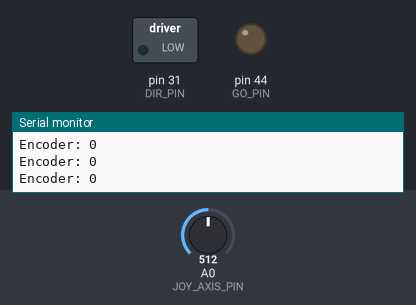
The sketch below on a simulated Arduino Mega 2560, built with avr-gcc and run on an emulated ATmega2560. Shown: switched loads named in the sketch (green lamp = pin HIGH), output pins drawn as LEDs (lit = HIGH), the last lines printed to the serial monitor. The inputs (shaded band) are chosen by the test bench; at power-on: A0 (JOY_AXIS_PIN) = 512.

Above: at 1.7 s.
1.8 s: A0 (JOY_AXIS_PIN) set to 581
3.3 s: A0 (JOY_AXIS_PIN) set to 603
At 4.5 s:
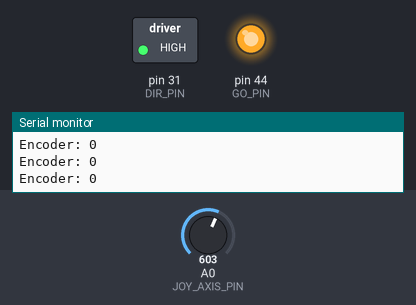
4.8 s: A0 (JOY_AXIS_PIN) set to 511
At 5.9 s:
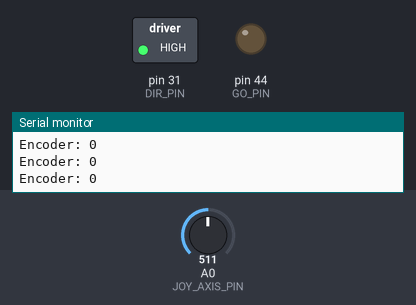
6.3 s: A0 (JOY_AXIS_PIN) set to 446
7.8 s: A0 (JOY_AXIS_PIN) set to 419
At 8.1 s:
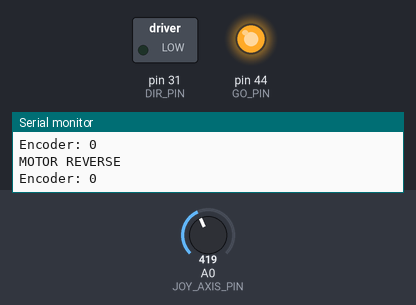
9.3 s: A0 (JOY_AXIS_PIN) set to 716
At 10.5 s:
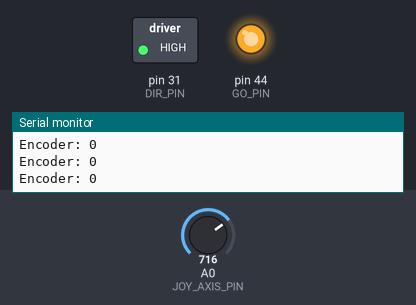
Timing chart, 0 to 11.8 s (numbered marks = the images above; inputs shaded):
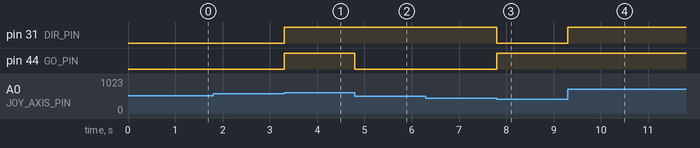

The sketch:

DCmotor_joystick.ino
```cpp
// =======================
// JOYSTICK AXIS
// =======================

#define JOY_AXIS_PIN A0

// =======================
// MAIN VARIABLES TO CHANGE
// =======================

// Smaller = more sensitive
int JOY_DEADZONE = 80;

// Direction names (for serial debug)
const char* NEGATIVE_NAME = "MOTOR REVERSE";
const char* POSITIVE_NAME = "MOTOR FORWARD";

// If joystick direction feels backwards, change to true
bool INVERT_JOYSTICK = false;

// =======================
// PIN DEFINITIONS
// =======================

const int BUTTON_PIN = 22;  // Unused, kept for reference
const int DIR_PIN    = 31;
const int GO_PIN     = 44;
const int ENC_A      = 67;  // Interrupt pin
const int ENC_B      = 66;

// =======================
// ENCODER
// =======================

volatile long encoderCount = 0;

void encoderISR() {
  if (digitalRead(ENC_B) == HIGH) {
    encoderCount++;
  } else {
    encoderCount--;
  }
}

// =======================
// INTERNAL
// =======================

int JOY_CENTER = 0;
String currentAction = "STOP";
unsigned long lastPrintTime = 0;

void setup() {
  Serial.begin(9600);

  pinMode(DIR_PIN, OUTPUT);
  pinMode(GO_PIN, OUTPUT);
  pinMode(ENC_A, INPUT_PULLUP);
  pinMode(ENC_B, INPUT_PULLUP);

  digitalWrite(DIR_PIN, LOW);
  digitalWrite(GO_PIN, LOW);  // Motor off initially

  attachInterrupt(digitalPinToInterrupt(ENC_A), encoderISR, RISING);

  // Auto-calibrate joystick centre
  long total = 0;
  for (int i = 0; i < 100; i++) {
    total += analogRead(JOY_AXIS_PIN);
    delay(5);
  }
  JOY_CENTER = total / 100;

  Serial.println("Joystick H-bridge control ready");
  Serial.print("Joystick centre = ");
  Serial.println(JOY_CENTER);
}

void loop() {
  int joyValue = analogRead(JOY_AXIS_PIN);
  controlMotor(joyValue);

  // Print encoder position every 200ms
  unsigned long now = millis();
  if (now - lastPrintTime >= 200) {
    lastPrintTime = now;
    Serial.print("Encoder: ");
    Serial.println(encoderCount);
  }
}

void controlMotor(int joyValue) {
  int offset = joyValue - JOY_CENTER;
  int absOffset = abs(offset);

  // Stop when joystick is centred
  if (absOffset < JOY_DEADZONE) {
    digitalWrite(GO_PIN, LOW);  // Motor OFF

    if (currentAction != "STOP") {
      currentAction = "STOP";
      Serial.println("MOTOR STOP");
    }
    return;
  }

  // Determine direction based on joystick offset
  bool goPositive;
  if (offset > 0) {
    goPositive = !INVERT_JOYSTICK;
  } else {
    goPositive = INVERT_JOYSTICK;
  }

  String newAction;
  if (goPositive) {
    digitalWrite(DIR_PIN, HIGH);
    newAction = POSITIVE_NAME;
  } else {
    digitalWrite(DIR_PIN, LOW);
    newAction = NEGATIVE_NAME;
  }

  digitalWrite(GO_PIN, HIGH);  // Motor ON

  if (newAction != currentAction) {
    currentAction = newAction;
    Serial.println(currentAction);
  }
}
```

Measured:
- the behaviour switches between 591 and 592 on A0 (JOY_AXIS_PIN) (found by bisection; images 0 and 1)
- the behaviour switches between 433 and 432 on A0 (JOY_AXIS_PIN) (found by bisection; images 2 and 3)
- after the input at 3.3 s, pin 31 (DIR_PIN), pin 44 (GO_PIN): LOW → HIGH at once
- after the input at 4.8 s, pin 44 (GO_PIN): HIGH → LOW at once
- after the input at 7.8 s, pin 31 (DIR_PIN): HIGH → LOW at once; pin 44 (GO_PIN): LOW → HIGH at once
- after the input at 9.3 s, pin 31 (DIR_PIN): LOW → HIGH at once
